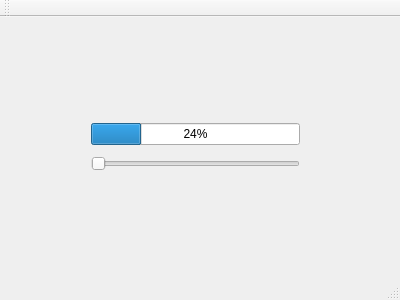
<?xml version="1.0" encoding="UTF-8"?>
<ui version="4.0">
 <class>MainWindow</class>
 <widget class="QMainWindow" name="MainWindow">
  <property name="geometry">
   <rect>
    <x>0</x>
    <y>0</y>
    <width>400</width>
    <height>300</height>
   </rect>
  </property>
  <property name="windowTitle">
   <string>MainWindow</string>
  </property>
  <widget class="QWidget" name="centralWidget">
   <widget class="QWidget" name="">
    <property name="geometry">
     <rect>
      <x>80</x>
      <y>90</y>
      <width>231</width>
      <height>81</height>
     </rect>
    </property>
    <layout class="QVBoxLayout" name="verticalLayout">
     <item>
      <widget class="QProgressBar" name="progressBar">
       <property name="value">
        <number>24</number>
       </property>
      </widget>
     </item>
     <item>
      <widget class="QSlider" name="horizontalSlider">
       <property name="orientation">
        <enum>Qt::Horizontal</enum>
       </property>
      </widget>
     </item>
    </layout>
   </widget>
  </widget>
  <widget class="QMenuBar" name="menuBar">
   <property name="geometry">
    <rect>
     <x>0</x>
     <y>0</y>
     <width>400</width>
     <height>26</height>
    </rect>
   </property>
  </widget>
  <widget class="QToolBar" name="mainToolBar">
   <attribute name="toolBarArea">
    <enum>TopToolBarArea</enum>
   </attribute>
   <attribute name="toolBarBreak">
    <bool>false</bool>
   </attribute>
  </widget>
  <widget class="QStatusBar" name="statusBar"/>
 </widget>
 <layoutdefault spacing="6" margin="11"/>
 <resources/>
 <connections/>
</ui>
